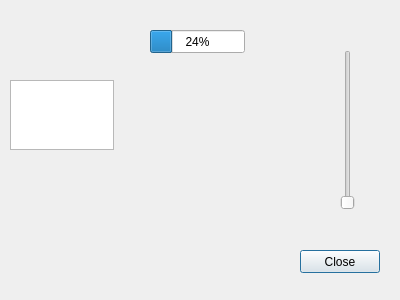
<?xml version="1.0" encoding="UTF-8"?>
<ui version="4.0">
 <class>MyDialog</class>
 <widget class="QDialog" name="MyDialog">
  <property name="geometry">
   <rect>
    <x>0</x>
    <y>0</y>
    <width>400</width>
    <height>300</height>
   </rect>
  </property>
  <property name="windowTitle">
   <string>Dialog</string>
  </property>
  <widget class="QPushButton" name="pushButton">
   <property name="geometry">
    <rect>
     <x>300</x>
     <y>250</y>
     <width>80</width>
     <height>23</height>
    </rect>
   </property>
   <property name="text">
    <string>Close</string>
   </property>
  </widget>
  <widget class="QSlider" name="verticalSlider">
   <property name="geometry">
    <rect>
     <x>340</x>
     <y>50</y>
     <width>16</width>
     <height>160</height>
    </rect>
   </property>
   <property name="orientation">
    <enum>Qt::Vertical</enum>
   </property>
  </widget>
  <widget class="QProgressBar" name="progressBar">
   <property name="geometry">
    <rect>
     <x>150</x>
     <y>30</y>
     <width>95</width>
     <height>23</height>
    </rect>
   </property>
   <property name="value">
    <number>24</number>
   </property>
  </widget>
  <widget class="QPlainTextEdit" name="plainTextEdit">
   <property name="geometry">
    <rect>
     <x>10</x>
     <y>80</y>
     <width>104</width>
     <height>70</height>
    </rect>
   </property>
  </widget>
 </widget>
 <resources/>
 <connections>
  <connection>
   <sender>pushButton</sender>
   <signal>clicked()</signal>
   <receiver>MyDialog</receiver>
   <slot>close()</slot>
   <hints>
    <hint type="sourcelabel">
     <x>230</x>
     <y>204</y>
    </hint>
    <hint type="destinationlabel">
     <x>241</x>
     <y>247</y>
    </hint>
   </hints>
  </connection>
 </connections>
</ui>
